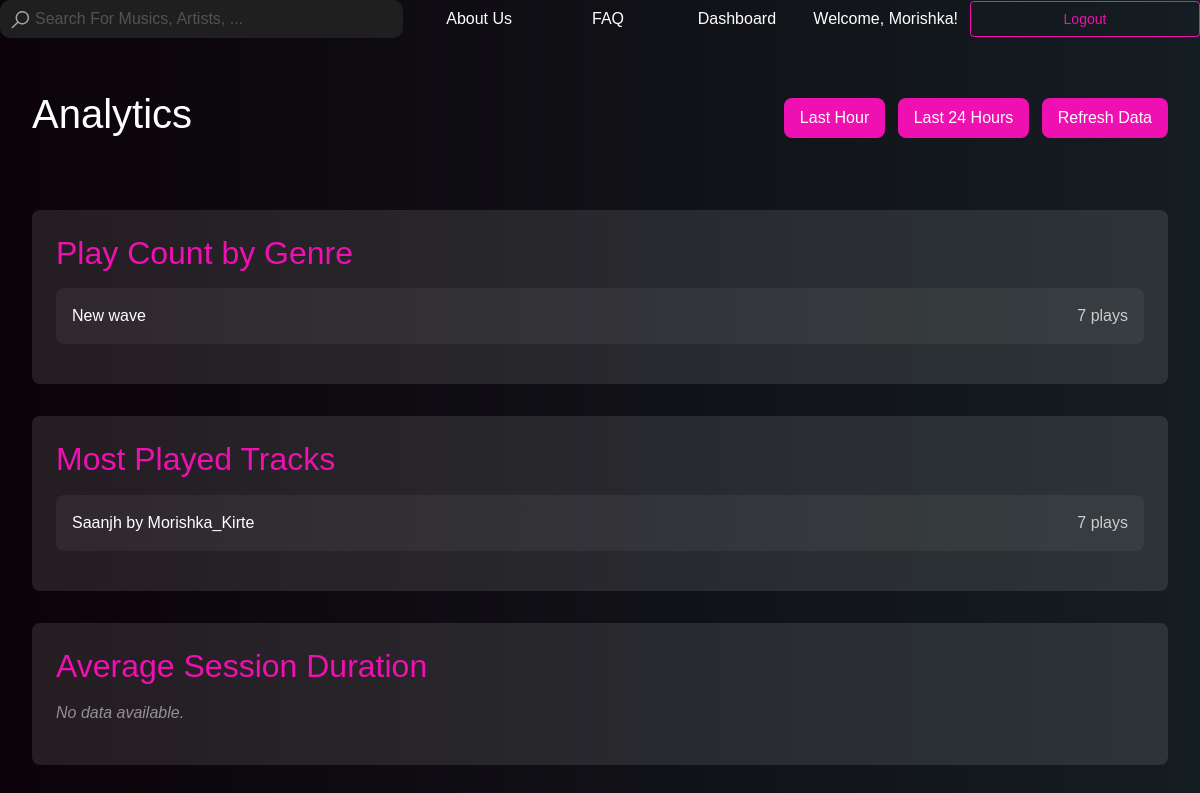
The page /analytics/ (signed in) on the database as committed earlier.
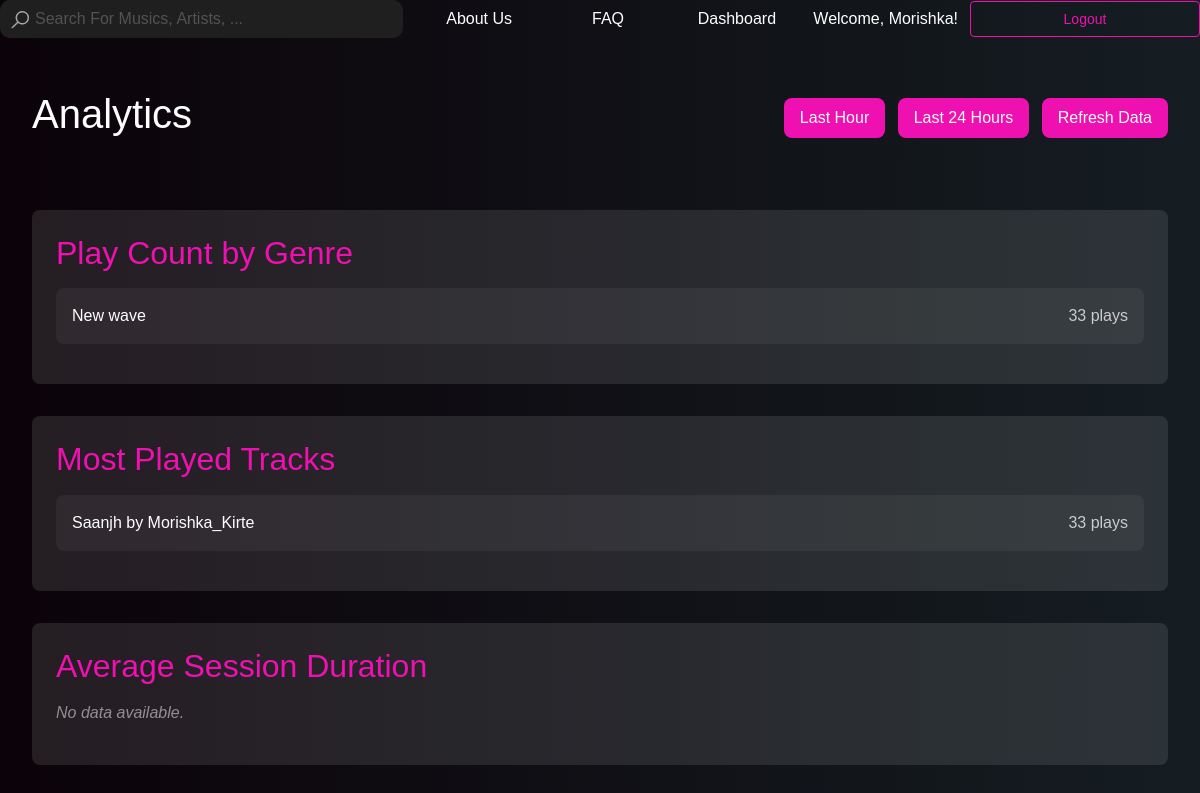
The same page on the database as committed later.
### frontend/models.py (models this page shows, shortened)
class Genre(models.Model):
    name = models.CharField(max_length=100)
    slug = models.SlugField(unique=True)
    background_image = models.ImageField(upload_to='genre_backgrounds/', blank=True, null=True)
    description = models.TextField(blank=True, null=True)  # New description field

class Track(models.Model):
    title = models.CharField(max_length=100)
    artist = models.CharField(max_length=100)
    release_date = models.DateField()
    album = models.ForeignKey(Album, related_name='songs', on_delete=models.CASCADE)  # Updated to ForeignKey
    duration = models.DurationField()
    cover_image = models.ImageField(upload_to="track_covers/", blank=True, null=True)
    audio_file = models.FileField(upload_to="audio_files/", blank=True, null=True)  # New field for audio files
    genre = models.ForeignKey(Genre, related_name='tracks',
                              on_delete=models.CASCADE)  # New field to associate tracks with genres
    play_count = models.PositiveIntegerField(default=0)
    created_at = models.DateTimeField(auto_now_add=True)
    user = models.ForeignKey(User, on_delete=models.CASCADE, null=True)

### frontend/views.py (the view)
# urls.py: path('analytics/', analytics_view, name='analytics'),
@login_required
def analytics_view(request):
    play_count_by_genre = Track.objects.filter(user=request.user) \
        .values('genre__name') \
        .annotate(total_plays=Sum('play_count')) \
        .order_by('-total_plays')
    most_played_tracks = Track.objects.filter(user=request.user) \
        .order_by('-play_count')[:10]  # Top 10 tracks
    session_duration = UserSession.objects.filter(user=request.user) \
        .values('start_time__date') \
        .annotate(avg_duration=Avg('duration')) \
        .order_by('start_time__date')
    context = {
        'play_count_by_genre': play_count_by_genre,
        'most_played_tracks': most_played_tracks,
        'session_duration': session_duration,
    }
    return render(request, 'analytics.html', context)

### frontend/templates/analytics.html (shortened to what this page needs)
{% load static %}
<!DOCTYPE html>
<html lang="en">
<head>
    <link rel="stylesheet" href="{% static 'css/header.css' %}"/>
    <link href="https://cdn.jsdelivr.net/npm/bootstrap@5.3.0/dist/css/bootstrap.min.css" rel="stylesheet">
    <link rel="stylesheet" href="https://cdn.jsdelivr.net/npm/bootstrap-icons@1.11.3/font/bootstrap-icons.min.css">
</head>
<body>
<div class="align">
    {% include "header.html" %}
</div>
<div class="main-content">
    <header>
        <h1>Analytics</h1>
        <div>
            <button class="btn-timeframe" onclick="fetchData('hour')">Last Hour</button>
            <button class="btn-timeframe" onclick="fetchData('day')">Last 24 Hours</button>
            <button class="btn-refresh" onclick="refreshData()">Refresh Data</button>
        </div>
    </header>
    <section class="section">
        <h2>Play Count by Genre</h2>
        <ul class="list">
            {% for genre in play_count_by_genre %}
                <li class="list-item">
                    <span>{{ genre.genre__name }}</span>
                    <span class="info">{{ genre.total_plays }} plays</span>
                </li>
            {% empty %}
                <li class="no-data">No data available.</li>
            {% endfor %}
        </ul>
    </section>
    <section class="section">
        <h2>Most Played Tracks</h2>
        <ul class="list">
            {% for track in most_played_tracks %}
                <li class="list-item">
                    <span>{{ track.title }} by {{ track.artist }}</span>
                    <span class="info">{{ track.play_count }} plays</span>
                </li>
            {% empty %}
                <li class="no-data">No data available.</li>
            {% endfor %}
        </ul>
    </section>
    <section class="section">
        <h2>Average Session Duration</h2>
        <ul class="list">
            {% for session in session_duration %}
                <li class="list-item">
                    <span>{{ session.start_time__date }}</span>
                    <span class="info">{{ session.avg_duration }}</span>
                </li>
            {% empty %}
                <li class="no-data">No data available.</li>
            {% endfor %}
        </ul>
    </section>
</div>
</body>
</html>

Rows that differ between the two databases and show on the page:
computed for Genre "New wave": total_plays "7" → "33"
changed Track "Saanjh": play_count "7" → "33"
